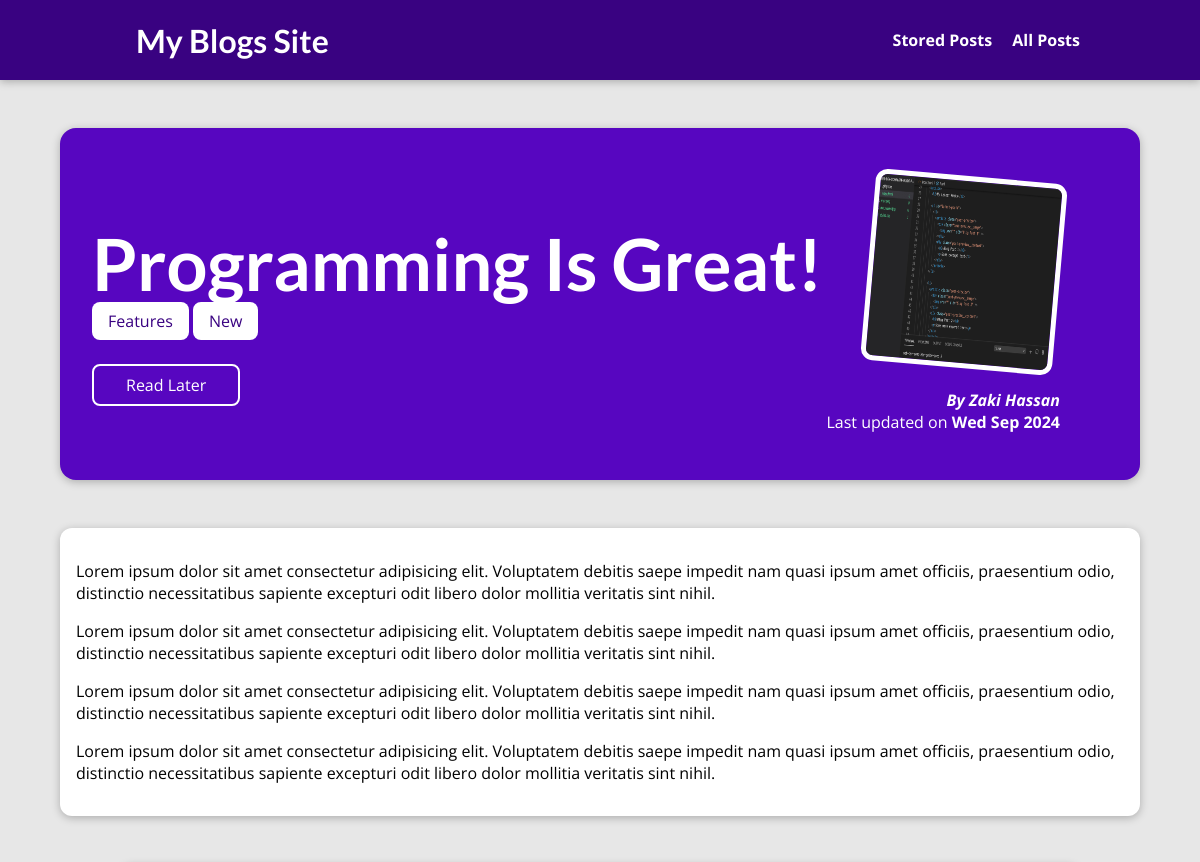
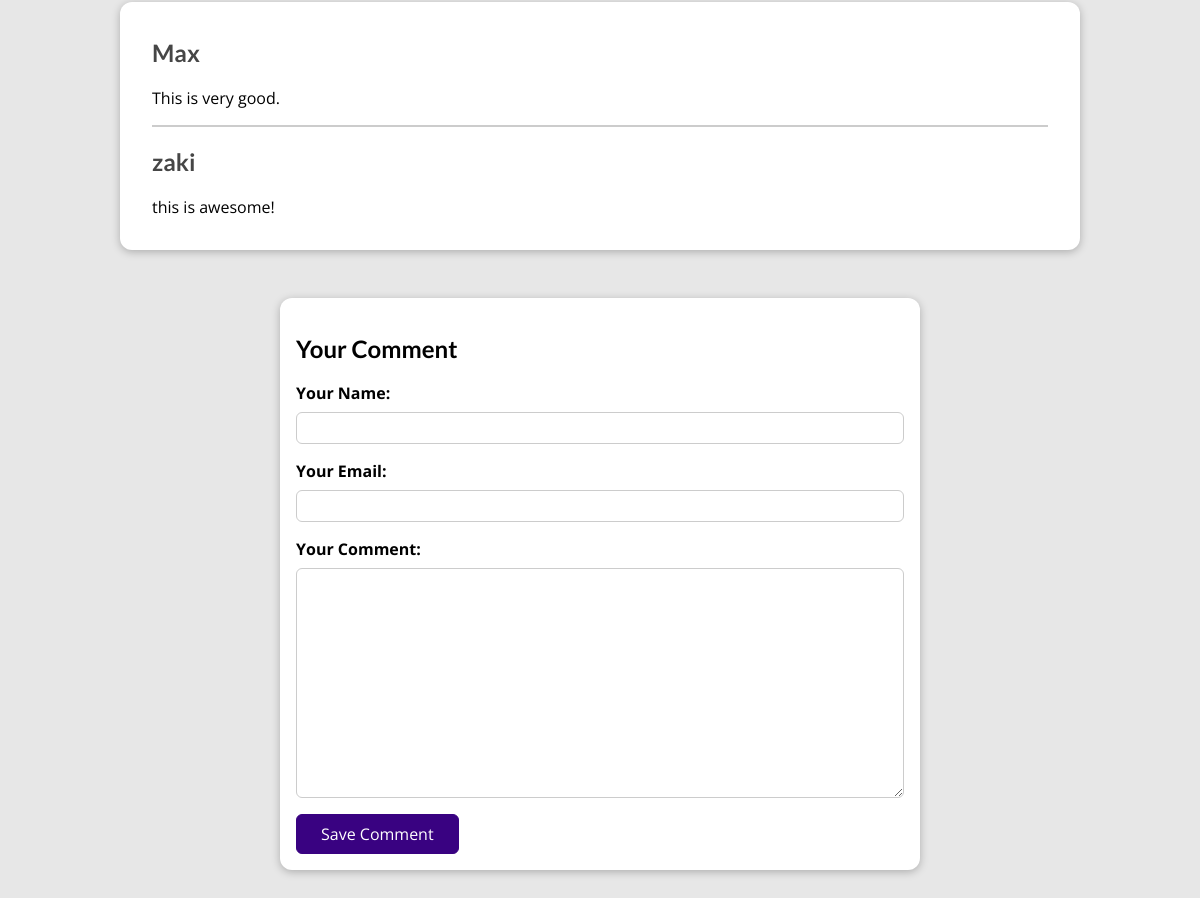
The app's page /posts/programing-is-fun with its own data (2 pictures, top to bottom).
### blog/models.py (models this page shows, shortened)
class Post(models.Model):
    title = models.CharField(max_length=150)
    excerpt = models.CharField(max_length=200)
    image = models.ImageField(upload_to="posts", null=True)
    date = models.DateField(auto_now=True)
    slug = models.SlugField(unique=True, db_index=True)
    content = models.TextField(validators=[MinLengthValidator(10)])
    author = models.ForeignKey(Author, on_delete=models.SET_NULL, null=True, related_name="posts")
    tags = models.ManyToManyField(Tag)

class Tag(models.Model):
    caption = models.CharField(max_length=20)

class Author(models.Model):
    first_name = models.CharField(max_length=100)
    last_name = models.CharField(max_length=100)
    email_address = models.EmailField()
    def full_name(self):
        return f"{self.first_name} {self.last_name}"
    def __str__(self):
        return self.full_name()

class Comment(models.Model):
    user_name = models.CharField(max_length=120)
    user_email = models.EmailField()
    text = models.TextField(max_length=400)
    post = models.ForeignKey(
        Post, on_delete=models.CASCADE, related_name="comments")

### blog/views.py (the view, shortened to what this page needs)
# urls.py: path("posts/<slug:slug>", views.PostDetailView.as_view(),
class PostDetailView(View):
    def is_stored_post(self, request, post_id):
        stored_posts = request.session.get("stored_posts")
        if stored_posts is not None:
            is_saved_for_later = post_id in stored_posts
        else:
            is_saved_for_later = False
        return is_saved_for_later
    def get(self, request, slug):
        post = Post.objects.get(slug=slug)
        context = {
          "post": post,
          "post_tags": post.tags.all(),
          "comment_form": CommentForm(),
          "comments": post.comments.all().order_by("-id"),
          "saved_for_later": self.is_stored_post(request, post.id)
        }
        return render(request, "blog/post-detail.html", context)

### blog/forms.py
class CommentForm(forms.ModelForm):
    class Meta:
        model = Comment
        exclude = ["post"]
        labels = {
          "user_name": "Your Name",
          "user_email": "Your Email",
          "text": "Your Comment"
        }

### blog/templates/blog/post-detail.html (shortened to what this page needs)
{% extends "base.html" %}
{% load static %}
{% block css_files %}
    <link rel="stylesheet" href="{% static "blog/post-detail.css" %}">
{% endblock css_files %}
{% block content %}
    <section id="summary">
        <h2>{{ post.title }}</h2>
        <div>
            {% for tag in post_tags %}
                <span class="tag">{{tag.caption}}</span>
            {% endfor %}
        </div>
        <div id="read-later">
            <form action="{% url "read-later" %}" method="POST">
                <button>
                    {% if saved_for_later %}
                        Remove from "Read Later" List
                    {% else %}
                        Read Later
                    {% endif %}
                </button>
            </form>
        </div>
        <article>
            <img src="{{post.image.url}}" alt="{{post.title}}">
            <address>By <a id="email" href="mailto:{{post.author.email_address}}">{{ post.author }}</a></address>
            <div>
                Last updated on <time>{{ post.date|date:"D M Y"}}</time>
            </div>
        </article>
    </section>
    <main>
        {{post.content|linebreaks}}
    </main>
    <section id="comments">
        <ul>
            {% for comment in comments %}
                <li>
                    <h2>{{comment.user_name}}</h2>
                    <p>{{comment.text|linebreaks}}</p>
                </li>
            {% endfor %}
        </ul>
    </section>
    <section id="comment-form">
        <h2>Your Comment</h2>
        <form action="{% url "post-detail-page" post.slug %}" method="POST">
          {% for form_field in comment_form %}
            <div class="form-control {% if form_field.errors %}invalid{% endif %}">
              {{ form_field.label_tag }}
              {{ form_field }}
            </div>
          {% endfor %}
          <button>Save Comment</button>
        </form>
      </section>
{% endblock content %}

### templates/base.html (shortened to what this page needs)
{% load static %}
<!DOCTYPE html>
<html lang="en">
<head>
    <link rel="stylesheet" href="{% static "app.css" %}">
    {% block css_files %}{% endblock css_files %}
</head>
<body>
    <header id="main-navigation">
        <h1><a href="{% url "starting-page" %}">My Blogs Site</a></h1>
        <nav>
            <a href="{% url "read-later" %}">Stored Posts</a>
            <a href="{% url "posts-page" %}">All Posts</a>
        </nav>
    </header>
    {% block content %}
    {% endblock %}
</body>
</html>

### static/app.css (style rules this page uses)
* { box-sizing: border-box; }
html { font-family: 'Open Sans', 'Lato', sans-serif; }
body { margin: 0; }
h1, h2, h3 { font-family: 'Lato', sans-serif; font-weight: bold; }
#main-navigation { width: 100%; height: 5rem; display: flex; justify-content: space-between; align-items: center; padding: 0 10%; position: absolute; top: 0; left: 0; }
#main-navigation a { text-decoration: none; color: white; font-weight: bold; margin-left: 1rem; }

### blog/static/blog/post-detail.css (style rules this page uses)
body { background-color: #e7e7e7; }
#main-navigation { background-color: #390281; box-shadow: 0 2px 8px rgba(0, 0, 0, 0.25); }
#summary { margin: 8rem auto 3rem auto; padding: 2rem; width: 90%; max-width: 90rem; border-radius: 16px; background-color: #5706c0; position: relative; box-shadow: 0 2px 8px rgba(0, 0, 0, 0.25); height: 22rem; }
#summary h2 { color: white; font-size: 4.5rem; margin-bottom: 0.25rem; }
#summary article { position: absolute; top: 2rem; right: 3rem; padding: 1rem 2rem; border-radius: 12px; text-align: right; color: white; }
#summary article img { width: 12rem; height: 12rem; border-radius: 12px; transform: rotateZ(5deg); border: 5px solid white; margin-bottom: 1rem; }
#summary address { font-weight: bold; }
#summary a { color: white; text-decoration: none; }
#summary time { font-weight: bold; }
#read-later { margin: 2rem 0; }
#read-later button { background-color: transparent; border: 2px solid white; padding: 0.5rem 2rem; font: inherit; color: white; cursor: pointer; border-radius: 0.5rem; }
main { width: 90%; max-width: 90rem; margin: 3rem auto; background-color: white; padding: 1rem; border-radius: 12px; box-shadow: 0 2px 8px rgba(0, 0, 0, 0.25); }
.tag { background-color: white; color: #390281; padding: 0.5rem 1rem; border-radius: 8px; }
#comment-form { margin: 3rem auto; width: 90%; max-width: 40rem; border-radius: 12px; background-color: white; box-shadow: 0 2px 8px rgba(0, 0, 0, 0.25); padding: 1rem; }
#comment-form button { font: inherit; background-color: #390281; color: white; border: 1px solid #390281; padding: 0.5rem 1.5rem; border-radius: 6px; cursor: pointer; }
.form-control { margin-bottom: 1rem; }
.form-control label { font-weight: bold; margin-bottom: 0.5rem; display: block; }
.form-control input, .form-control textarea { display: block; width: 100%; font: inherit; padding: 0.25rem; border-radius: 6px; border: 1px solid #ccc; }
#comments { margin: 3rem auto; width: 90%; max-width: 60rem; border-radius: 12px; background-color: white; box-shadow: 0 2px 8px rgba(0, 0, 0, 0.25); padding: 1rem 2rem; }
#comments ul { list-style: none; margin: 0; padding: 0; }
#comments li { margin-bottom: 1rem; border-bottom: 2px solid #ccc; }
#comments li:last-of-type { border-bottom: none; }
#comments h2 { color: #464646; }

### records on screen
Post: title "Programming Is Great!", image (picture), author "Zaki Hassan", date "Wed Sep 2024", content "Lorem ipsum dolor sit amet consectetur adipisicing elit. Voluptatem debitis saepe impedit nam quasi ipsum amet officiis, praesentium odio, distinctio necessitatibus sapiente excepturi odit libero dolor mollitia veritatis sint nihil. Lorem ipsum dolor sit amet consectetur adipisicing elit. Voluptatem debitis saepe impedit nam quasi ipsum amet officiis, praesentium odio, distinctio necessitatibus sapiente excepturi odit libero dolor mollitia veritatis sint nihil. Lorem ipsum dolor sit amet consectetur adipisicing elit. Voluptatem debitis saepe impedit nam quasi ipsum amet officiis, praesentium odio, distinctio necessitatibus sapiente excepturi odit libero dolor mollitia veritatis sint nihil.…"
Tag: caption "Features"
Tag: caption "New"
Comment: user_name "Max", text "This is very good."
Comment: user_name "zaki", text "this is awesome!"
